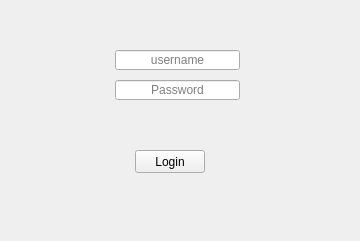
<?xml version="1.0" encoding="UTF-8"?>
<ui version="4.0">
 <class>Form</class>
 <widget class="QWidget" name="Form">
  <property name="geometry">
   <rect>
    <x>0</x>
    <y>0</y>
    <width>360</width>
    <height>241</height>
   </rect>
  </property>
  <property name="windowTitle">
   <string>Form</string>
  </property>
  <widget class="QPushButton" name="login_bt">
   <property name="geometry">
    <rect>
     <x>135</x>
     <y>150</y>
     <width>70</width>
     <height>23</height>
    </rect>
   </property>
   <property name="text">
    <string>Login</string>
   </property>
  </widget>
  <widget class="QLineEdit" name="username_input">
   <property name="geometry">
    <rect>
     <x>115</x>
     <y>50</y>
     <width>125</width>
     <height>20</height>
    </rect>
   </property>
   <property name="alignment">
    <set>Qt::AlignCenter</set>
   </property>
   <property name="placeholderText">
    <string>username</string>
   </property>
  </widget>
  <widget class="QLineEdit" name="password_input">
   <property name="geometry">
    <rect>
     <x>115</x>
     <y>80</y>
     <width>125</width>
     <height>20</height>
    </rect>
   </property>
   <property name="echoMode">
    <enum>QLineEdit::Password</enum>
   </property>
   <property name="alignment">
    <set>Qt::AlignCenter</set>
   </property>
   <property name="placeholderText">
    <string>Password</string>
   </property>
  </widget>
 </widget>
 <resources/>
 <connections/>
</ui>
